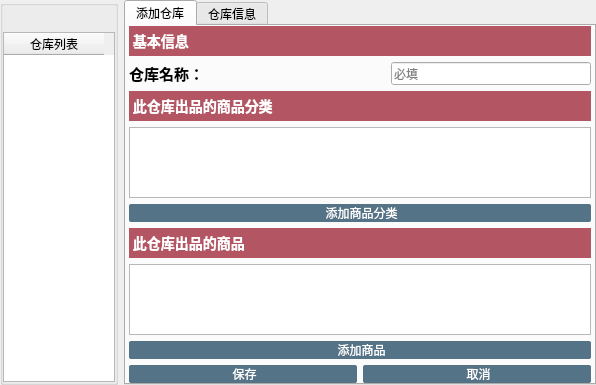
<?xml version="1.0" encoding="UTF-8"?>
<ui version="4.0">
 <class>WareHouseWidget</class>
 <widget class="QWidget" name="WareHouseWidget">
  <property name="geometry">
   <rect>
    <x>0</x>
    <y>0</y>
    <width>596</width>
    <height>384</height>
   </rect>
  </property>
  <property name="windowTitle">
   <string>Form</string>
  </property>
  <property name="styleSheet">
   <string notr="true">QPushButton:hover
{
background-color: rgb(180, 85, 100);
color:white;
}

QPushButton:hover:pressed
{
background-color:rgb(180, 85, 100);
color:white;
}

QPushButton
{
background-color:rgb(84, 115, 135);
color:white;
font-size:12px;
width: 150px;
border-radius:2px;
spacing:2px;
padding: 0px 0px;
}</string>
  </property>
  <layout class="QVBoxLayout" name="verticalLayout_7">
   <property name="leftMargin">
    <number>0</number>
   </property>
   <property name="topMargin">
    <number>0</number>
   </property>
   <property name="rightMargin">
    <number>0</number>
   </property>
   <property name="bottomMargin">
    <number>0</number>
   </property>
   <item>
    <layout class="QHBoxLayout" name="horizontalLayout_6" stretch="6,4">
     <property name="bottomMargin">
      <number>0</number>
     </property>
     <item>
      <widget class="QGroupBox" name="groupBox">
       <property name="styleSheet">
        <string notr="true"/>
       </property>
       <property name="title">
        <string/>
       </property>
       <layout class="QVBoxLayout" name="verticalLayout_4">
        <property name="leftMargin">
         <number>0</number>
        </property>
        <property name="topMargin">
         <number>0</number>
        </property>
        <property name="rightMargin">
         <number>0</number>
        </property>
        <property name="bottomMargin">
         <number>0</number>
        </property>
        <item>
         <layout class="QVBoxLayout" name="verticalLayout">
          <property name="topMargin">
           <number>0</number>
          </property>
          <item>
           <widget class="QWidget" name="widgetControl" native="true">
            <property name="minimumSize">
             <size>
              <width>0</width>
              <height>20</height>
             </size>
            </property>
            <widget class="QPushButton" name="pushButtonAddWareHouse">
             <property name="geometry">
              <rect>
               <x>5</x>
               <y>23</y>
               <width>150</width>
               <height>16</height>
              </rect>
             </property>
             <property name="styleSheet">
              <string notr="true"/>
             </property>
             <property name="text">
              <string> 添加仓库</string>
             </property>
             <property name="icon">
              <iconset resource="../../../res.qrc">
               <normaloff>:/image/image/addfile.png</normaloff>:/image/image/addfile.png</iconset>
             </property>
            </widget>
            <widget class="QLabel" name="labelSize">
             <property name="geometry">
              <rect>
               <x>170</x>
               <y>20</y>
               <width>16</width>
               <height>18</height>
              </rect>
             </property>
             <property name="font">
              <font>
               <family>宋体</family>
               <pointsize>12</pointsize>
               <weight>75</weight>
               <bold>true</bold>
              </font>
             </property>
             <property name="text">
              <string/>
             </property>
            </widget>
           </widget>
          </item>
          <item>
           <widget class="QTableWidget" name="tableWidgetWareHouse">
            <property name="textElideMode">
             <enum>Qt::ElideRight</enum>
            </property>
            <column>
             <property name="text">
              <string>仓库列表</string>
             </property>
            </column>
           </widget>
          </item>
         </layout>
        </item>
       </layout>
      </widget>
     </item>
     <item>
      <widget class="QTabWidget" name="tabWidgetWareHouse">
       <property name="currentIndex">
        <number>0</number>
       </property>
       <widget class="QWidget" name="tabAddWareHouse">
        <attribute name="title">
         <string>添加仓库</string>
        </attribute>
        <layout class="QVBoxLayout" name="verticalLayout_3">
         <property name="leftMargin">
          <number>3</number>
         </property>
         <property name="topMargin">
          <number>0</number>
         </property>
         <property name="rightMargin">
          <number>3</number>
         </property>
         <property name="bottomMargin">
          <number>0</number>
         </property>
         <item>
          <layout class="QVBoxLayout" name="verticalLayout_2">
           <item>
            <widget class="QLabel" name="label_3">
             <property name="minimumSize">
              <size>
               <width>0</width>
               <height>30</height>
              </size>
             </property>
             <property name="maximumSize">
              <size>
               <width>16777215</width>
               <height>30</height>
              </size>
             </property>
             <property name="font">
              <font>
               <pointsize>-1</pointsize>
               <weight>75</weight>
               <bold>true</bold>
              </font>
             </property>
             <property name="styleSheet">
              <string notr="true">QLabel
{
background-color:rgb(180, 85, 100);
color:white;
font-size:14px;
font-weight:bold;
}</string>
             </property>
             <property name="text">
              <string> 基本信息</string>
             </property>
             <property name="alignment">
              <set>Qt::AlignLeading|Qt::AlignLeft|Qt::AlignVCenter</set>
             </property>
            </widget>
           </item>
           <item>
            <layout class="QHBoxLayout" name="horizontalLayout_3">
             <item>
              <widget class="QLabel" name="label">
               <property name="font">
                <font>
                 <family>宋体</family>
                 <pointsize>11</pointsize>
                 <weight>75</weight>
                 <bold>true</bold>
                </font>
               </property>
               <property name="text">
                <string>仓库名称：</string>
               </property>
               <property name="alignment">
                <set>Qt::AlignLeading|Qt::AlignLeft|Qt::AlignVCenter</set>
               </property>
              </widget>
             </item>
             <item>
              <widget class="QLineEdit" name="lineEditName">
               <property name="minimumSize">
                <size>
                 <width>200</width>
                 <height>0</height>
                </size>
               </property>
               <property name="maximumSize">
                <size>
                 <width>200</width>
                 <height>30</height>
                </size>
               </property>
               <property name="placeholderText">
                <string>必填</string>
               </property>
              </widget>
             </item>
            </layout>
           </item>
           <item>
            <widget class="QLabel" name="labelAddType">
             <property name="minimumSize">
              <size>
               <width>0</width>
               <height>30</height>
              </size>
             </property>
             <property name="maximumSize">
              <size>
               <width>16777215</width>
               <height>30</height>
              </size>
             </property>
             <property name="font">
              <font>
               <pointsize>-1</pointsize>
               <weight>75</weight>
               <bold>true</bold>
              </font>
             </property>
             <property name="styleSheet">
              <string notr="true">QLabel
{
background-color:rgb(180, 85, 100);
color:white;
font-size:14px;
font-weight:bold;
}</string>
             </property>
             <property name="text">
              <string> 此仓库出品的商品分类</string>
             </property>
             <property name="alignment">
              <set>Qt::AlignLeading|Qt::AlignLeft|Qt::AlignVCenter</set>
             </property>
            </widget>
           </item>
           <item>
            <widget class="QListWidget" name="listWidgetAddMaterial">
             <property name="styleSheet">
              <string notr="true">QPushButton:hover
{
background-color: rgb(180, 85, 100);
border-radius:5px;
color:white;
}

QPushButton:hover:pressed
{
background-color:rgb(180, 85, 100);
border-radius:5px;
color:white;
}

QPushButton
{
background-color:rgb(100, 85, 80);
color:white;
border-radius:5px;
height: 20px;
min-width: 30px;
spacing: 10px;
padding: 0px 0px;
}</string>
             </property>
             <property name="autoScrollMargin">
              <number>16</number>
             </property>
             <property name="resizeMode">
              <enum>QListView::Adjust</enum>
             </property>
            </widget>
           </item>
           <item>
            <widget class="QPushButton" name="pushButtonAddSpType">
             <property name="styleSheet">
              <string notr="true"/>
             </property>
             <property name="text">
              <string> 添加商品分类</string>
             </property>
             <property name="icon">
              <iconset resource="../../../res.qrc">
               <normaloff>:/image/image/addfile.png</normaloff>:/image/image/addfile.png</iconset>
             </property>
            </widget>
           </item>
           <item>
            <widget class="QLabel" name="label_4">
             <property name="minimumSize">
              <size>
               <width>0</width>
               <height>30</height>
              </size>
             </property>
             <property name="maximumSize">
              <size>
               <width>16777215</width>
               <height>30</height>
              </size>
             </property>
             <property name="font">
              <font>
               <pointsize>-1</pointsize>
               <weight>75</weight>
               <bold>true</bold>
              </font>
             </property>
             <property name="styleSheet">
              <string notr="true">QLabel
{
background-color:rgb(180, 85, 100);
color:white;
font-size:14px;
font-weight:bold;
}</string>
             </property>
             <property name="text">
              <string> 此仓库出品的商品</string>
             </property>
             <property name="alignment">
              <set>Qt::AlignLeading|Qt::AlignLeft|Qt::AlignVCenter</set>
             </property>
            </widget>
           </item>
           <item>
            <widget class="QListWidget" name="listWidgetAddExten">
             <property name="styleSheet">
              <string notr="true">QPushButton
{
background-color:transparent;
}</string>
             </property>
            </widget>
           </item>
           <item>
            <widget class="QPushButton" name="pushButtonAddSp">
             <property name="styleSheet">
              <string notr="true"/>
             </property>
             <property name="text">
              <string> 添加商品</string>
             </property>
             <property name="icon">
              <iconset resource="../../../res.qrc">
               <normaloff>:/image/image/addfile.png</normaloff>:/image/image/addfile.png</iconset>
             </property>
            </widget>
           </item>
           <item>
            <layout class="QHBoxLayout" name="horizontalLayout_2">
             <property name="spacing">
              <number>6</number>
             </property>
             <item>
              <widget class="QPushButton" name="pushButtonSave">
               <property name="styleSheet">
                <string notr="true"/>
               </property>
               <property name="text">
                <string> 保存</string>
               </property>
               <property name="icon">
                <iconset resource="../../../res.qrc">
                 <normaloff>:/image/image/save.png</normaloff>:/image/image/save.png</iconset>
               </property>
              </widget>
             </item>
             <item>
              <widget class="QPushButton" name="pushButtonCancel">
               <property name="styleSheet">
                <string notr="true"/>
               </property>
               <property name="text">
                <string> 取消</string>
               </property>
               <property name="icon">
                <iconset resource="../../../res.qrc">
                 <normaloff>:/image/image/cancel.png</normaloff>:/image/image/cancel.png</iconset>
               </property>
              </widget>
             </item>
            </layout>
           </item>
          </layout>
         </item>
        </layout>
       </widget>
       <widget class="QWidget" name="tabWareHouseInfo">
        <attribute name="title">
         <string>仓库信息</string>
        </attribute>
        <layout class="QVBoxLayout" name="verticalLayout_6">
         <property name="leftMargin">
          <number>3</number>
         </property>
         <property name="topMargin">
          <number>0</number>
         </property>
         <property name="rightMargin">
          <number>3</number>
         </property>
         <property name="bottomMargin">
          <number>0</number>
         </property>
         <item>
          <layout class="QVBoxLayout" name="verticalLayout_5">
           <item>
            <widget class="QLabel" name="label_6">
             <property name="minimumSize">
              <size>
               <width>0</width>
               <height>30</height>
              </size>
             </property>
             <property name="maximumSize">
              <size>
               <width>16777215</width>
               <height>30</height>
              </size>
             </property>
             <property name="styleSheet">
              <string notr="true">QLabel
{
background-color:rgb(180, 85, 100);
color:white;
font-size:14px;
font-weight:bold;
}</string>
             </property>
             <property name="text">
              <string> 基本信息</string>
             </property>
             <property name="alignment">
              <set>Qt::AlignLeading|Qt::AlignLeft|Qt::AlignVCenter</set>
             </property>
            </widget>
           </item>
           <item>
            <layout class="QHBoxLayout" name="horizontalLayout_4">
             <item>
              <widget class="QLabel" name="label_2">
               <property name="font">
                <font>
                 <family>宋体</family>
                 <pointsize>11</pointsize>
                 <weight>75</weight>
                 <bold>true</bold>
                </font>
               </property>
               <property name="text">
                <string> 仓库名称：</string>
               </property>
               <property name="alignment">
                <set>Qt::AlignLeading|Qt::AlignLeft|Qt::AlignVCenter</set>
               </property>
              </widget>
             </item>
             <item>
              <widget class="QLineEdit" name="lineEditNameInfo">
               <property name="minimumSize">
                <size>
                 <width>200</width>
                 <height>0</height>
                </size>
               </property>
               <property name="maximumSize">
                <size>
                 <width>200</width>
                 <height>30</height>
                </size>
               </property>
               <property name="placeholderText">
                <string>必填</string>
               </property>
              </widget>
             </item>
            </layout>
           </item>
           <item>
            <widget class="QLabel" name="labelTypeInfo">
             <property name="minimumSize">
              <size>
               <width>0</width>
               <height>30</height>
              </size>
             </property>
             <property name="maximumSize">
              <size>
               <width>16777215</width>
               <height>30</height>
              </size>
             </property>
             <property name="styleSheet">
              <string notr="true">QLabel
{
background-color:rgb(180, 85, 100);
color:white;
font-size:14px;
font-weight:bold;
}</string>
             </property>
             <property name="text">
              <string> 此仓库出品的商品分类</string>
             </property>
             <property name="alignment">
              <set>Qt::AlignLeading|Qt::AlignLeft|Qt::AlignVCenter</set>
             </property>
            </widget>
           </item>
           <item>
            <widget class="QListWidget" name="listWidgetMaterialInfo">
             <property name="styleSheet">
              <string notr="true"/>
             </property>
             <property name="autoScrollMargin">
              <number>16</number>
             </property>
             <property name="resizeMode">
              <enum>QListView::Adjust</enum>
             </property>
            </widget>
           </item>
           <item>
            <widget class="QPushButton" name="pushButtonAddSpTypeInfo">
             <property name="styleSheet">
              <string notr="true"/>
             </property>
             <property name="text">
              <string> 添加商品分类</string>
             </property>
             <property name="icon">
              <iconset resource="../../../res.qrc">
               <normaloff>:/image/image/addfile.png</normaloff>:/image/image/addfile.png</iconset>
             </property>
            </widget>
           </item>
           <item>
            <widget class="QLabel" name="label_8">
             <property name="minimumSize">
              <size>
               <width>0</width>
               <height>30</height>
              </size>
             </property>
             <property name="maximumSize">
              <size>
               <width>16777215</width>
               <height>30</height>
              </size>
             </property>
             <property name="styleSheet">
              <string notr="true">QLabel
{
background-color:rgb(180, 85, 100);
color:white;
font-size:14px;
font-weight:bold;
}</string>
             </property>
             <property name="text">
              <string> 此仓库出品的商品</string>
             </property>
             <property name="alignment">
              <set>Qt::AlignLeading|Qt::AlignLeft|Qt::AlignVCenter</set>
             </property>
            </widget>
           </item>
           <item>
            <widget class="QListWidget" name="listWidgetExtenInfo">
             <property name="styleSheet">
              <string notr="true"/>
             </property>
            </widget>
           </item>
           <item>
            <widget class="QPushButton" name="pushButtonAddSpInfo">
             <property name="styleSheet">
              <string notr="true"/>
             </property>
             <property name="text">
              <string> 添加商品</string>
             </property>
             <property name="icon">
              <iconset resource="../../../res.qrc">
               <normaloff>:/image/image/addfile.png</normaloff>:/image/image/addfile.png</iconset>
             </property>
            </widget>
           </item>
           <item>
            <layout class="QHBoxLayout" name="horizontalLayout_5">
             <property name="spacing">
              <number>6</number>
             </property>
             <item>
              <widget class="QPushButton" name="pushButtonSaveInfo">
               <property name="styleSheet">
                <string notr="true"/>
               </property>
               <property name="text">
                <string> 保存</string>
               </property>
               <property name="icon">
                <iconset resource="../../../res.qrc">
                 <normaloff>:/image/image/save.png</normaloff>:/image/image/save.png</iconset>
               </property>
              </widget>
             </item>
             <item>
              <widget class="QPushButton" name="pushButtonDelWareHouse">
               <property name="styleSheet">
                <string notr="true"/>
               </property>
               <property name="text">
                <string> 删除仓库</string>
               </property>
               <property name="icon">
                <iconset resource="../../../res.qrc">
                 <normaloff>:/image/image/删 除.png</normaloff>:/image/image/删 除.png</iconset>
               </property>
              </widget>
             </item>
             <item>
              <widget class="QPushButton" name="pushButtonCancelInfo">
               <property name="styleSheet">
                <string notr="true"/>
               </property>
               <property name="text">
                <string> 取消</string>
               </property>
               <property name="icon">
                <iconset resource="../../../res.qrc">
                 <normaloff>:/image/image/cancel.png</normaloff>:/image/image/cancel.png</iconset>
               </property>
              </widget>
             </item>
            </layout>
           </item>
          </layout>
         </item>
        </layout>
       </widget>
      </widget>
     </item>
    </layout>
   </item>
  </layout>
 </widget>
 <resources>
  <include location="../../../res.qrc"/>
 </resources>
 <connections/>
</ui>
